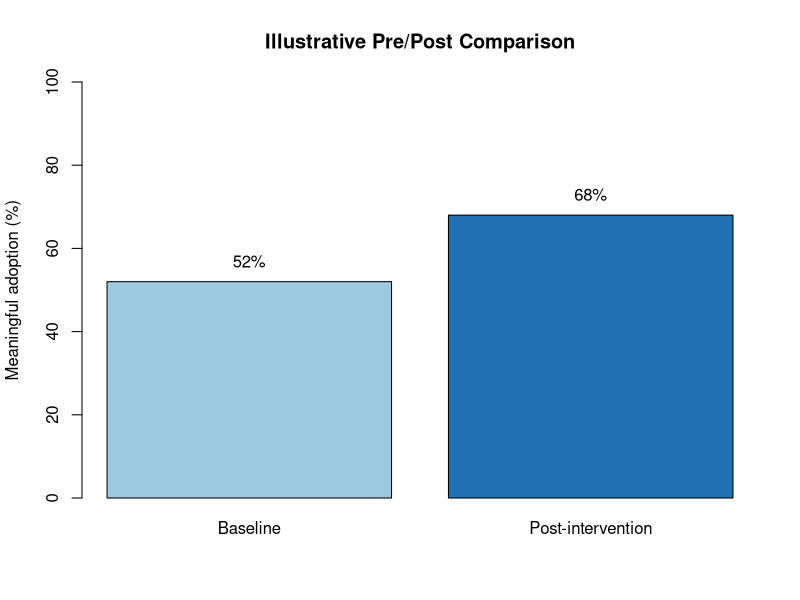

Source code (R):
## ---- chunk 1
#| label: fig-adoption-change
#| fig-cap: "Illustrative change in meaningful Salesforce adoption"
#| fig-width: 8
#| fig-height: 4.5

period <- c("Baseline", "Post-intervention")
adoption <- c(52, 68)

barplot(
  adoption,
  names.arg = period,
  col = c("#9ecae1", "#2171b5"),
  ylim = c(0, 100),
  ylab = "Meaningful adoption (%)",
  main = "Illustrative Pre/Post Comparison"
)
text(
  x = c(0.7, 1.9),
  y = adoption + 5,
  labels = paste0(adoption, "%")
)
